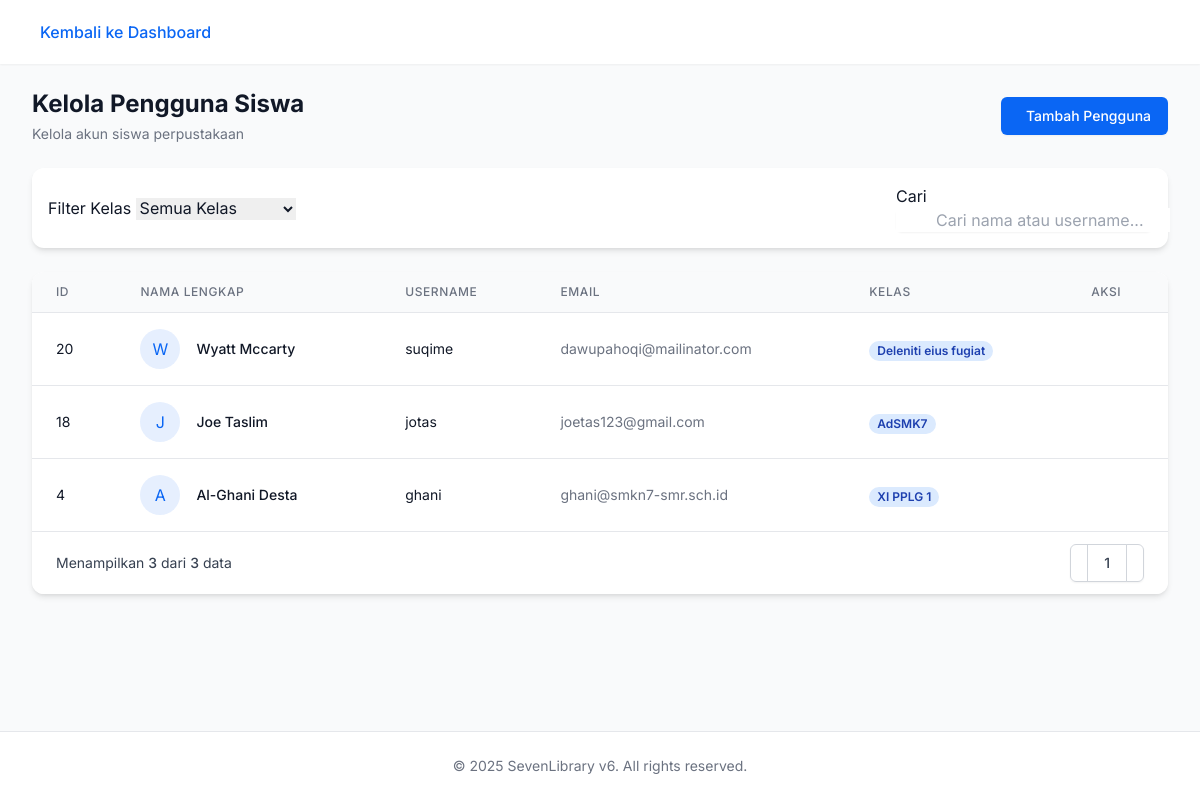
The app's page /petugas/manage_users.php (signed in) with its own data.
### tables this page shows
CREATE TABLE IF NOT EXISTS `users` (
  `id` int NOT NULL AUTO_INCREMENT,
  `username` varchar(50) NOT NULL,
  `password` varchar(255) NOT NULL,
  `role` enum('admin','student','petugas') NOT NULL,
  `full_name` varchar(255) NOT NULL,
  `email` varchar(255) NOT NULL,
  `class` varchar(50) NOT NULL,
  `created_at` timestamp NULL DEFAULT CURRENT_TIMESTAMP,
  PRIMARY KEY (`id`),
  UNIQUE KEY `username` (`username`)
);

### petugas/manage_users.php (the view, shortened to what this page needs)
<?php
include '../includes/db.php';
$stmt = $pdo->prepare("SELECT * FROM users WHERE role = 'student' ORDER BY id DESC");
$stmt->execute();
$users = $stmt->fetchAll();
?>
<!DOCTYPE html>
<html lang="en">
<head>
  <script src="https://cdn.tailwindcss.com"></script>
  <link href="https://cdn.jsdelivr.net/npm/aos@2.3.4/dist/aos.css" rel="stylesheet">
  <link href="https://cdn.lineicons.com/4.0/lineicons.css" rel="stylesheet">
</head>
<body class="font-sans antialiased bg-gray-50 text-gray-900 dark:bg-gray-900 dark:text-gray-100">
  <div class="min-h-screen flex flex-col">
    <header class="bg-white dark:bg-gray-800 shadow-sm">
      <div class="max-w-7xl mx-auto px-4 sm:px-6 lg:px-8">
        <div class="flex justify-between h-16">
          <div class="flex">
            <a href="dashboard.php" class="flex items-center text-primary">
              <span class="font-medium">Kembali ke Dashboard</span>
            </a>
          </div>
          <div class="flex items-center">
            <button id="theme-toggle" class="w-10 h-10 rounded-full flex items-center justify-center text-gray-500 dark:text-gray-400 hover:bg-gray-100 dark:hover:bg-gray-700 focus:outline-none">
            </button>
          </div>
        </div>
      </div>
    </header>
    <main class="flex-grow py-6">
      <div class="max-w-7xl mx-auto px-4 sm:px-6 lg:px-8">
        <div class="flex flex-col md:flex-row md:items-center md:justify-between mb-6">
          <div>
            <h1 class="text-2xl font-bold text-gray-900 dark:text-white" data-aos="fade-up">Kelola Pengguna Siswa</h1>
            <p class="mt-1 text-sm text-gray-500 dark:text-gray-400" data-aos="fade-up" data-aos-delay="100">
              Kelola akun siswa perpustakaan
            </p>
          </div>
          <div class="mt-4 md:mt-0" data-aos="fade-up" data-aos-delay="200">
            <button id="add-user-btn" class="inline-flex items-center px-4 py-2 border border-transparent rounded-md shadow-sm text-sm font-medium text-white bg-primary hover:bg-primary/90 focus:outline-none focus:ring-2 focus:ring-offset-2 focus:ring-primary">
              Tambah Pengguna
            </button>
          </div>
        </div>
        <div class="dashboard-card bg-white dark:bg-gray-800 p-4 mb-6" data-aos="fade-up" data-aos-delay="300">
          <div class="flex flex-col sm:flex-row gap-4 items-center justify-between">
            <div class="w-full sm:w-auto">
              <label for="class-filter" class="form-label">Filter Kelas</label>
              <select id="class-filter" class="form-select">
                <option value="all">Semua Kelas</option>
              </select>
            </div>
            <div class="w-full sm:w-64">
              <label for="search" class="form-label">Cari</label>
              <div class="relative rounded-md shadow-sm">
                <input type="text" id="search" class="form-input pl-10" placeholder="Cari nama atau username...">
                <div class="absolute inset-y-0 left-0 pl-3 flex items-center pointer-events-none">
                </div>
              </div>
            </div>
          </div>
        </div>
        <div class="dashboard-card bg-white dark:bg-gray-800 overflow-hidden" data-aos="fade-up" data-aos-delay="400">
          <div class="overflow-x-auto">
            <table class="min-w-full divide-y divide-gray-200 dark:divide-gray-700">
              <thead class="bg-gray-50 dark:bg-gray-700">
                <tr>
                  <th scope="col" class="px-6 py-3 text-left text-xs font-medium text-gray-500 dark:text-gray-300 uppercase tracking-wider">ID</th>
                  <th scope="col" class="px-6 py-3 text-left text-xs font-medium text-gray-500 dark:text-gray-300 uppercase tracking-wider">Nama Lengkap</th>
                  <th scope="col" class="px-6 py-3 text-left text-xs font-medium text-gray-500 dark:text-gray-300 uppercase tracking-wider">Username</th>
                  <th scope="col" class="px-6 py-3 text-left text-xs font-medium text-gray-500 dark:text-gray-300 uppercase tracking-wider">Email</th>
                  <th scope="col" class="px-6 py-3 text-left text-xs font-medium text-gray-500 dark:text-gray-300 uppercase tracking-wider">Kelas</th>
                  <th scope="col" class="px-6 py-3 text-left text-xs font-medium text-gray-500 dark:text-gray-300 uppercase tracking-wider">Aksi</th>
                </tr>
              </thead>
              <tbody class="bg-white dark:bg-gray-800 divide-y divide-gray-200 dark:divide-gray-700" id="users-table-body">
                <?php if (empty($users)): ?>
                  <tr>
                    <td colspan="6" class="px-6 py-12 text-center">
                      <div class="flex flex-col items-center">
                        <div class="w-16 h-16 bg-gray-100 dark:bg-gray-700 rounded-full flex items-center justify-center text-gray-400 dark:text-gray-500 mb-4">
                          <i class="lni lni-users text-2xl"></i>
                        </div>
                        <p class="text-gray-500 dark:text-gray-400 text-lg font-medium">Belum ada data siswa</p>
                        <p class="text-gray-400 dark:text-gray-500 text-sm mt-1">Tambahkan siswa baru dengan klik tombol "Tambah Pengguna"</p>
                      </div>
                    </td>
                  </tr>
                <?php else: ?>
                  <?php foreach ($users as $user): ?>
                    <tr class="user-row" data-class="<?= htmlspecialchars($user['class']); ?>">
                      <td class="px-6 py-4 whitespace-nowrap text-sm text-gray-900 dark:text-white"><?= htmlspecialchars($user['id']); ?></td>
                      <td class="px-6 py-4 whitespace-nowrap">
                        <div class="flex items-center">
                          <div class="flex-shrink-0 h-10 w-10 rounded-full bg-primary/10 flex items-center justify-center text-primary">
                            <?= strtoupper(substr($user['full_name'], 0, 1)); ?>
                          </div>
                          <div class="ml-4">
                            <div class="text-sm font-medium text-gray-900 dark:text-white"><?= htmlspecialchars($user['full_name']); ?></div>
                          </div>
                        </div>
                      </td>
                      <td class="px-6 py-4 whitespace-nowrap text-sm text-gray-900 dark:text-white"><?= htmlspecialchars($user['username']); ?></td>
                      <td class="px-6 py-4 whitespace-nowrap text-sm text-gray-500 dark:text-gray-400"><?= htmlspecialchars($user['email']); ?></td>
                      <td class="px-6 py-4 whitespace-nowrap">
                        <span class="px-2 inline-flex text-xs leading-5 font-semibold rounded-full bg-blue-100 dark:bg-blue-900/30 text-blue-800 dark:text-blue-400">
                          <?= htmlspecialchars($user['class']); ?>
                        </span>
                      </td>
                      <td class="px-6 py-4 whitespace-nowrap text-sm font-medium">
                      </td>
                    </tr>
                  <?php endforeach; ?>
                <?php endif; ?>
              </tbody>
            </table>
          </div>
          <div class="bg-white dark:bg-gray-800 px-4 py-3 flex items-center justify-between border-t border-gray-200 dark:border-gray-700 sm:px-6">
            <div class="hidden sm:flex-1 sm:flex sm:items-center sm:justify-between">
              <div>
                <p class="text-sm text-gray-700 dark:text-gray-300">
                  Menampilkan <span class="font-medium"><?= count($users) ?></span> dari <span class="font-medium"><?= count($users) ?></span> data
                </p>
              </div>
              <div>
                <nav class="relative z-0 inline-flex rounded-md shadow-sm -space-x-px" aria-label="Pagination">
                  <a href="#" class="relative inline-flex items-center px-2 py-2 rounded-l-md border border-gray-300 dark:border-gray-600 bg-white dark:bg-gray-700 text-sm font-medium text-gray-500 dark:text-gray-300 hover:bg-gray-50 dark:hover:bg-gray-600">
                  </a>
                  <a href="#" class="relative inline-flex items-center px-4 py-2 border border-gray-300 dark:border-gray-600 bg-white dark:bg-gray-700 text-sm font-medium text-gray-700 dark:text-gray-200 hover:bg-gray-50 dark:hover:bg-gray-600">1</a>
                  <a href="#" class="relative inline-flex items-center px-2 py-2 rounded-r-md border border-gray-300 dark:border-gray-600 bg-white dark:bg-gray-700 text-sm font-medium text-gray-500 dark:text-gray-300 hover:bg-gray-50 dark:hover:bg-gray-600">
                  </a>
                </nav>
              </div>
            </div>
          </div>
        </div>
      </div>
    </main>
    <footer class="bg-white dark:bg-gray-800 border-t border-gray-200 dark:border-gray-700">
      <div class="max-w-7xl mx-auto py-6 px-4 sm:px-6 lg:px-8">
        <p class="text-center text-sm text-gray-500 dark:text-gray-400">
          &copy; <?= date('Y'); ?> SevenLibrary v6. All rights reserved.
        </p>
      </div>
    </footer>
  </div>
</body>
</html>

### petugas/manage_users.php (style rules this page uses)
:root { --sidebar-bg: #f8fafc; --sidebar-hover: #f1f5f9; --sidebar-active: #e2e8f0; --sidebar-text: #334155; --sidebar-icon: #64748b; --sidebar-border: #e2e8f0; }
.dashboard-card { border-radius: 0.75rem; box-shadow: 0 4px 6px -1px rgba(0, 0, 0, 0.1), 0 2px 4px -1px rgba(0, 0, 0, 0.06); transition: transform 0.2s ease, box-shadow 0.2s ease; }
.form-input { @apply block w-full rounded-md border-gray-300 dark:border-gray-600 shadow-sm focus:border-primary focus:ring-primary dark:bg-gray-700 dark:text-white sm:text-sm; }
.form-label { @apply block text-sm font-medium text-gray-700 dark:text-gray-300 mb-1; }
.form-select { @apply block w-full rounded-md border-gray-300 dark:border-gray-600 shadow-sm focus:border-primary focus:ring-primary dark:bg-gray-700 dark:text-white sm:text-sm; }

### records on screen
users: id "20", full_name "W", full_name "Wyatt Mccarty", username "suqime", email "dawupahoqi@mailinator.com", class "Deleniti eius fugiat"
users: id "18", full_name "J", full_name "Joe Taslim", username "jotas", email "joetas123@gmail.com", class "AdSMK7"
users: id "4", full_name "A", full_name "Al-Ghani Desta", username "ghani", email "ghani@smkn7-smr.sch.id", class "XI PPLG 1"

### other values on screen
count($users) "3"
